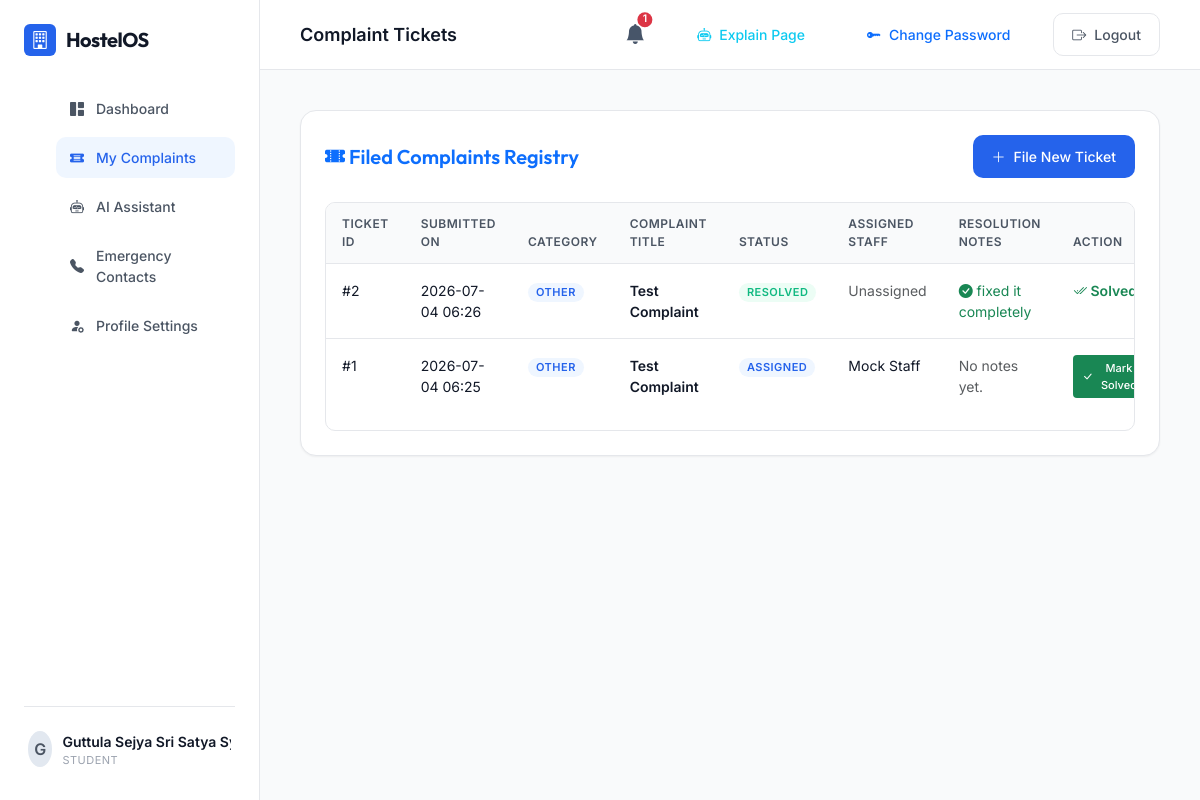
Page /complaints/list (signed in) on the committed database.
### app/models.py (models this page shows, shortened)
class User(db.Model):
    __tablename__ = 'users'
    id = db.Column(db.Integer, primary_key=True)
    username = db.Column(db.String(80), unique=True, nullable=False) # Roll number for student, username for others
    password_hash = db.Column(db.String(200), nullable=False)
    role = db.Column(db.String(20), nullable=False) # 'super_admin', 'admin', 'staff', 'student'
    name = db.Column(db.String(100), nullable=False)
    phone = db.Column(db.String(15), nullable=False)
    status = db.Column(db.String(20), default='approved') # 'pending', 'approved', 'rejected'
    created_at = db.Column(db.DateTime, default=datetime.utcnow)
    student_profile = db.relationship('StudentProfile', backref='user', uselist=False, cascade="all, delete-orphan")

class Complaint(db.Model):
    __tablename__ = 'complaints'
    id = db.Column(db.Integer, primary_key=True)
    student_id = db.Column(db.Integer, db.ForeignKey('users.id', ondelete='CASCADE'), nullable=False)
    category = db.Column(db.String(30), nullable=False) # 'Fan', 'Electrical', 'Water', 'Plumbing', 'Mess', 'Cleaning', 'Other'
    title = db.Column(db.String(100), nullable=False)
    description = db.Column(db.Text, nullable=False)
    status = db.Column(db.String(20), default='Pending') # 'Pending', 'Assigned', 'In Progress', 'Resolved'
    created_at = db.Column(db.DateTime, default=datetime.utcnow)
    updated_at = db.Column(db.DateTime, default=datetime.utcnow, onupdate=datetime.utcnow)
    student = db.relationship('User', foreign_keys=[student_id], backref='complaints')
    assignment = db.relationship('ComplaintAssignment', backref='complaint', uselist=False, cascade="all, delete-orphan")

class ComplaintAssignment(db.Model):
    __tablename__ = 'complaint_assignments'
    id = db.Column(db.Integer, primary_key=True)
    complaint_id = db.Column(db.Integer, db.ForeignKey('complaints.id', ondelete='CASCADE'), nullable=False)
    staff_id = db.Column(db.Integer, db.ForeignKey('users.id', ondelete='CASCADE'), nullable=True)
    assigned_at = db.Column(db.DateTime, default=datetime.utcnow)
    resolved_at = db.Column(db.DateTime, nullable=True)
    staff_notes = db.Column(db.Text, nullable=True)
    staff = db.relationship('User', foreign_keys=[staff_id], backref='assigned_complaints')

### app/routes/complaints.py (the view)
@complaints_bp.route('/list')
@login_required
def list_tickets():
    user_role = session.get('role')
    user_id = session.get('user_id')
    if user_role == 'student':
        tickets = Complaint.query.filter_by(student_id=user_id).order_by(Complaint.created_at.desc()).all()
        return render_template('student_complaints.html', tickets=tickets)
    elif user_role in ['admin', 'super_admin']:
        tickets = Complaint.query.order_by(Complaint.created_at.desc()).all()
        staff_list = User.query.filter_by(role='staff').all()
        return render_template('admin_complaints.html', tickets=tickets, staff_list=staff_list)
    return redirect(url_for('index'))

### app/routes/auth.py (called while the page is built)
def login_required(f):
    @wraps(f)
    def decorated_function(*args, **kwargs):
        if 'user_id' not in session:
            flash('Please log in to access this page.', 'warning')
            return redirect(url_for('auth.login'))
        return f(*args, **kwargs)
    return decorated_function

### app/templates/student_complaints.html (shortened to what this page needs)
{% extends 'base.html' %}
{% block header_title %}Complaint Tickets{% endblock %}
{% block content %}
<div class="card">
    <div class="d-flex align-items-center justify-content-between mb-4">
        <h5 class="text-primary fw-semibold m-0"><i class="bi bi-ticket-perforated-fill"></i> Filed Complaints Registry</h5>
        <a href="{{ url_for('complaints.submit') }}" class="btn btn-primary btn-sm">
            <i class="bi bi-plus-lg"></i> File New Ticket
        </a>
    </div>
    {% if tickets %}
        <div class="table-responsive">
            <table class="table">
                <thead>
                    <tr>
                        <th>Ticket ID</th>
                        <th>Submitted On</th>
                        <th>Category</th>
                        <th>Complaint Title</th>
                        <th>Status</th>
                        <th>Assigned Staff</th>
                        <th>Resolution Notes</th>
                        <th>Action</th>
                    </tr>
                </thead>
                <tbody>
                    {% for ticket in tickets %}
                        <tr>
                            <td>#{{ ticket.id }}</td>
                            <td>{{ ticket.created_at.strftime('%Y-%m-%d %H:%M') }}</td>
                            <td><span class="badge badge-info">{{ ticket.category }}</span></td>
                            <td class="fw-semibold">{{ ticket.title }}</td>
                            <td>
                                {% if ticket.status == 'Pending' %}
                                    <span class="badge badge-pending">Pending</span>
                                {% elif ticket.status == 'Assigned' %}
                                    <span class="badge badge-info">Assigned</span>
                                {% elif ticket.status == 'In Progress' %}
                                    <span class="badge badge-pending">In Progress</span>
                                {% elif ticket.status == 'Resolved' %}
                                    <span class="badge badge-success">Resolved</span>
                                {% endif %}
                            </td>
                            <td>
                                {% if ticket.assignment and ticket.assignment.staff %}
                                    {{ ticket.assignment.staff.name }}
                                {% else %}
                                    <span class="text-muted">Unassigned</span>
                                {% endif %}
                            </td>
                            <td>
                                {% if ticket.status == 'Resolved' %}
                                    <span class="text-success"><i class="bi bi-check-circle-fill"></i> {{ ticket.assignment.staff_notes or 'Resolved by staff.' }}</span>
                                {% elif ticket.assignment and ticket.assignment.staff_notes %}
                                    <span class="text-secondary">{{ ticket.assignment.staff_notes }}</span>
                                {% else %}
                                    <span class="text-muted">No notes yet.</span>
                                {% endif %}
                            </td>
                            <td>
                                {% if ticket.status != 'Resolved' %}
                                    <form action="{{ url_for('complaints.resolve_ticket', complaint_id=ticket.id) }}" method="POST" onsubmit="return confirm('Are you sure the issue is solved?');" style="display:inline;">
                                        <button type="submit" class="btn btn-success btn-sm py-1 px-2" style="font-size: 11px; border-radius: 4px;"><i class="bi bi-check-lg"></i> Mark Solved</button>
                                    </form>
                                {% else %}
                                    <span class="text-success text-sm fw-semibold"><i class="bi bi-check2-all"></i> Solved</span>
                                {% endif %}
                            </td>
                        </tr>
                    {% endfor %}
                </tbody>
            </table>
        </div>
    {% else %}
        <div class="text-center py-5">
            <i class="bi bi-journal-text text-muted" style="font-size: 48px;"></i>
            <p class="mt-3 text-secondary">You haven't submitted any complaints yet.</p>
            <a href="{{ url_for('complaints.submit') }}" class="btn btn-primary mt-2">File Your First Complaint</a>
        </div>
    {% endif %}
</div>
{% endblock %}

### app/templates/base.html (shortened to what this page needs)
<!DOCTYPE html>
<html lang="en">
<head>
    <link href="https://cdn.jsdelivr.net/npm/bootstrap@5.3.3/dist/css/bootstrap.min.css" rel="stylesheet">
    <link href="https://cdn.jsdelivr.net/npm/bootstrap-icons@1.11.3/font/bootstrap-icons.min.css" rel="stylesheet">
    <link rel="stylesheet" href="{{ url_for('static', filename='css/style.css') }}">
</head>
<body>
    {% if g.user %}
    <div class="app-container">
        <aside class="sidebar">
            <div class="logo-container">
                <div class="logo-icon"><i class="bi bi-building"></i></div>
                <div class="logo-text">HostelOS</div>
            </div>
            <ul class="nav-menu">
                {% if session.role == 'student' %}
                    <li class="nav-item {% if request.path == '/student/dashboard' %}active{% endif %}">
                        <a href="{{ url_for('student.dashboard') }}">
                            <i class="bi bi-grid-1x2-fill"></i> Dashboard
                        </a>
                    </li>
                    <li class="nav-item {% if request.path == '/complaints/list' %}active{% endif %}">
                        <a href="{{ url_for('complaints.list_tickets') }}">
                            <i class="bi bi-ticket-detailed-fill"></i> My Complaints
                        </a>
                    </li>
                    <li class="nav-item {% if request.path == '/ai/assistant' %}active{% endif %}">
                        <a href="{{ url_for('ai.assistant') }}">
                            <i class="bi bi-robot"></i> AI Assistant
                        </a>
                    </li>
                    <li class="nav-item {% if request.path == '/student/emergency-contacts' %}active{% endif %}">
                        <a href="{{ url_for('student.emergency_contacts') }}">
                            <i class="bi bi-telephone-fill"></i> Emergency Contacts
                        </a>
                    </li>
                    <li class="nav-item {% if request.path == '/student/profile' %}active{% endif %}">
                        <a href="{{ url_for('student.profile') }}">
                            <i class="bi bi-person-fill-gear"></i> Profile Settings
                        </a>
                    </li>
                {% endif %}
            </ul>
            <div class="sidebar-footer">
                <div class="user-profile-badge">
                    <div class="avatar">{{ g.user.name[0] }}</div>
                    <div class="user-info">
                        <div class="user-name">{{ g.user.name }}</div>
                        <div class="user-role">{{ g.user.role }}</div>
                    </div>
                </div>
            </div>
        </aside>
        <div class="main-wrapper">
            <header class="header">
                <div class="header-title d-flex align-items-center gap-3">
                    {% block header_title %}Dashboard{% endblock %}
                </div>
                <div class="header-actions d-flex align-items-center">
                    <div class="dropdown me-3">
                        <button class="btn btn-link text-decoration-none position-relative text-dark p-0" type="button" id="notificationDropdown" data-bs-toggle="dropdown" aria-expanded="false">
                            <i class="bi bi-bell-fill fs-5" style="color: #475569;"></i>
                            {% if g.unread_notifications %}
                                <span class="position-absolute top-0 start-100 translate-middle badge rounded-pill bg-danger" style="font-size: 0.65rem; padding: 0.25em 0.5em;">
                                    {{ g.unread_notifications|length }}
                                </span>
                            {% endif %}
                        </button>
                    </div>
                    <button type="button" class="btn btn-outline-info btn-sm me-2" id="ai-explain-btn">
                        <i class="bi bi-robot"></i> Explain Page
                    </button>
                    <button type="button" class="btn btn-outline-primary btn-sm me-2" data-bs-toggle="modal" data-bs-target="#changePasswordModal">
                        <i class="bi bi-key-fill"></i> Change Password
                    </button>
                    <a href="{{ url_for('auth.logout') }}" class="btn btn-secondary btn-sm">
                        <i class="bi bi-box-arrow-right"></i> Logout
                    </a>
                </div>
            </header>
            <main class="content-body">
                {% block content %}{% endblock %}
            </main>
        </div>
    </div>
    {% else %}
        {% block auth_content %}{% endblock %}
    {% endif %}
</body>
</html>

### rows in the picture
User: user "G", user.name "Guttula Sejya Sri Satya…", user.role "STUDENT"
Complaint: id "2", created_at "2026-07-04 06:26", category "OTHER", title "Test Complaint", status "RESOLVED", shows "Unassigned", assignment "fixed it completely"
Complaint: id "1", created_at "2026-07-04 06:25", category "OTHER", title "Test Complaint", status "ASSIGNED", assignment.staff.name "Mock Staff"

### other values in the picture
{{ g.unread_notifications|length }} "1"
